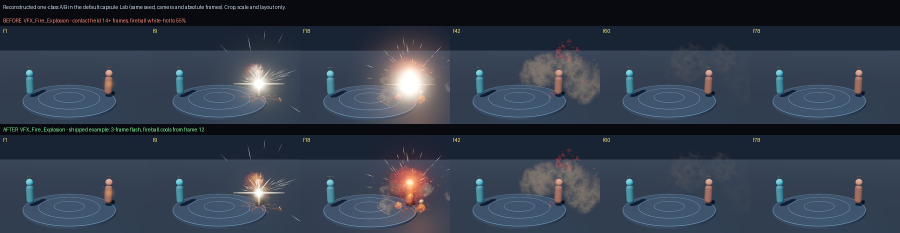
#> input picture skills/effekseer-vfx/references/case_images/fire_contact_residue.png, 1800 x 466 px (shown at 1/2 size); its folder holds only this picture in this run
$ python -i video.py   (imports and definitions only)
#> lines starting #> are read from the running program, lines starting #| are printed output that depends on the picture
"""Video-model flipbooks: a generated clip on black becomes a straight-alpha sheet the engines play frame by frame.

An image model paints one frame; a video model (image-to-video with a first and a last frame) also paints the motion:
a water column that rises, holds and collapses, fire that turns to smoke. Those continuous changes of shape are what
layered primitives cannot draw. This module turns such a clip into a sheet and gives every sheet the same look:

  timeline   labelled frames of the clip, to pick the span that carries the effect
  flipbook   decode at a fixed rate, luminance key on black, one shared crop for every frame (no jitter), a noisy
             round or rounded-box mask per cell (never a square edge), a fully transparent gutter round every cell,
             and a hard failure if any cell border still has alpha
  grade      re-colour by density with one value ramp per element (dark rim -> body -> light -> hot core), erode the
             haze that keying leaves behind, fade the last cells to zero, optionally cool the tail to smoke
  first_frame  put a generated element image on pure black at the size and place the clip should start from

Originals stay in vfx/videos/ and vfx/textures/generated/; sheets go to vfx/textures/processed/; contact sheets and
the parameters of every run go to vfx/work/video/ so a sheet can be rebuilt exactly.
"""
import json
import math
import shutil
import subprocess
import tempfile
from pathlib import Path

import numpy as np
from PIL import Image, ImageDraw, ImageFilter

from .ownership import guard
from .paths import ROOT, WORK

# [1 line that did not run here, left out]
# [1 line that did not run here, left out]
FPS = 24  # every clip is decoded at one rate: generated clips often have variable frame rates


# ------------------------------------------------------------------ helpers
# [16 lines left out: functions _ffmpeg, _decode, not called in this run]


def _png(path):
    """Append .png unless it is already there: names may contain dots (T_Hit.v2, T_Burst_1.5)."""
    return path if path.suffix.lower() == '.png' else path.with_name(path.name + '.png')


# [6 lines left out: function _in_project, not called in this run]


def _resolve_output(output):
    """Bare names land in vfx/textures/processed/; every write must stay inside the project."""
    return guard(_png(_in_project(output, 'vfx/textures/processed')), ROOT)


def _resolve_sheet(source):
    """A sheet given as a path, a project path (vfx/...) or the bare name of a processed texture."""
    path = Path(source)
    for candidate in (path, _png(path), _png(_in_project(path, 'vfx/textures/processed'))):
        if candidate.is_file():
            return candidate.resolve()
    raise FileNotFoundError(f'no sheet {source} (looked in vfx/textures/processed/ too)')


# [5 lines left out: function _portable, not called in this run]


def _report_dir():
    REPORTS.mkdir(parents=True, exist_ok=True)
    return guard(REPORTS / 'x', ROOT).parent


# [13 lines left out: functions record, _prompt_text, not called in this run]


def _smoothstep(a, b, x):
    t = np.clip((x - a) / (b - a), 0, 1)
    return t * t * (3 - 2 * t)


# [163 lines left out: functions _key, _sheet, _parse_frames, timeline, flipbook, _ramp, not called in this run]


def _eval(stops, d):
    ks = [k for k, _ in stops]
    return np.stack([np.interp(d, ks, [c[i] for _, c in stops]) for i in range(3)], -1)


def grade(source, output, cols=8, rows=8, ramp=None, erode=.22, erode_pow=1.5, tail_fade=6, highlight=0.0, ramp_fade=None,
          smoke=None, smoke_start=.4, keep_embers=False, late_gamma=1.0, late_alpha=1.0, alpha_gamma=1.0, late_blur=0.0, body_mask=0.0,
          open_px=0, open_until=1.0, cut_below=None, cut_from=0.0):
    """Re-colour a keyed sheet cell by cell (t = cell / last cell).

    - `erode`/`erode_pow`: the alpha threshold rises over time, so thin haze goes first and the structure last;
      `tail_fade` brings the last cells linearly to zero (no pop when the particle dies).
    - `ramp` 'pos:r,g,b;...' maps density (alpha x luminance) to the element's value ramp; close stops give hard
      cel steps. `highlight` keeps white only on fine detail (spray, glints). `ramp_fade` 't0,t1' blends back to the
      clip's own colours later in the sheet (a clip's grey smoke and embers usually read better than a re-colour).
    - `smoke`/`smoke_start` cool the tail towards one smoke colour; `keep_embers` leaves saturated orange-red pixels of
      the clip alone. Dark smoke turns transparent in a luminance key: `late_gamma` < 1 thickens only the late cells
      (a whole-sheet `alpha_gamma` grows a dark halo round bright fire); `late_alpha` multiplies late alpha.
    - `late_blur` softens late cells into one mass; `body_mask` removes strands thinner than its blur radius (dripping
      sparks under a fireball) while bodies keep round edges; `open_px` is a morphological opening for the early cells;
      `cut_below` fades everything below a cell height (0 top .. 1 bottom) from `cut_from` on."""
    src = _resolve_sheet(source)
    out = _resolve_output(output)
    if src == out.resolve():
        raise ValueError('output cannot overwrite the source sheet')
    im = np.asarray(Image.open(src).convert('RGBA')).astype(np.float64) / 255
    H, W = im.shape[0] // rows, im.shape[1] // cols
    if H * rows != im.shape[0] or W * cols != im.shape[1]:
        raise ValueError(f'{im.shape[1]}x{im.shape[0]} does not divide into {cols}x{rows} cells')
    stops = _ramp(ramp) if ramp else None
    smoke_rgb = np.array([float(v) for v in smoke.split(',')]) if smoke else None
    fade = [float(v) for v in ramp_fade.split(',')] if ramp_fade else None
    total = cols * rows
    res = im.copy()
    yy = np.linspace(0, 1, H)[:, None] * np.ones((1, W))
    for k in range(total):
        t = k / max(total - 1, 1)
        y, x = (k // cols) * H, (k % cols) * W
        c = im[y:y + H, x:x + W]
        rgb, al = c[..., :3], c[..., 3]
        f = .02 + erode * t ** erode_pow if total > 1 else 0.0
        a2 = np.clip((al - f) / (1 - f), 0, 1)
        if body_mask > 0:
            bm = np.asarray(Image.fromarray((a2 * 255).astype(np.uint8)).filter(ImageFilter.GaussianBlur(float(body_mask)))).astype(np.float64) / 255
            peak = max(np.percentile(bm, 99.5), 1e-3)
            a2 = a2 * _smoothstep(.22 * peak, .42 * peak, bm)
        if open_px > 0 and t <= open_until:
            size = open_px * 2 + 1
            o = Image.fromarray((a2 * 255).astype(np.uint8))
            a2 = np.minimum(a2, np.asarray(o.filter(ImageFilter.MinFilter(size)).filter(ImageFilter.MaxFilter(size))).astype(np.float64) / 255)
        if alpha_gamma != 1.0:
            a2 = a2 ** alpha_gamma
        if late_gamma != 1.0:
            a2 = a2 ** (1 + (late_gamma - 1) * _smoothstep(smoke_start, .7, t))
        if late_alpha != 1.0:
            a2 = np.clip(a2 * (1 + (late_alpha - 1) * _smoothstep(smoke_start, .8, t)), 0, 1)
        if cut_below is not None and t >= cut_from:
            a2 = a2 * (1 - _smoothstep(cut_below - .04, cut_below + .06, yy))
        if tail_fade > 0 and total > 1 and k >= total - tail_fade:
            a2 = a2 * (total - 1 - k) / tail_fade
        lum = rgb @ np.array([.3, .55, .15])
        if stops is not None:
            body = _eval(stops, np.clip(a2 * (.5 + .5 * lum), 0, 1))
            if highlight > 0:
                blur = np.asarray(Image.fromarray((lum * a2 * 255).astype(np.uint8)).filter(ImageFilter.GaussianBlur(5))).astype(np.float64) / 255
                hp = np.clip((lum * a2 - blur) * highlight, 0, 1)[..., None]
                body = body * (1 - hp) + stops[-1][1] * hp
            if fade:
                w = _smoothstep(fade[0], fade[1], t)
                body = body * (1 - w) + rgb * w
            rgb = body
        if smoke_rgb is not None:
            s = _smoothstep(smoke_start, .85, t)
            l2 = rgb @ np.array([.3, .55, .15])
            sm = np.full(a2.shape, .85 * s)
            if keep_embers:
                o = c[..., :3]
                sm = sm * (1 - np.clip((o[..., 0] - o[..., 2] - .3) * 3, 0, 1))
            rgb = rgb * (1 - sm[..., None]) + smoke_rgb * (.7 + .5 * l2[..., None]) * sm[..., None]
        if late_blur > 0:
            rad = float(late_blur * _smoothstep(smoke_start + .1, .85, t))   # newer Pillow rejects a numpy scalar radius
            if rad > .3:
                pm = np.dstack([np.clip(rgb, 0, 1) * a2[..., None], a2])
                b = np.asarray(Image.fromarray((pm * 255).astype(np.uint8)).filter(ImageFilter.GaussianBlur(rad))).astype(np.float64) / 255
                a2 = np.clip(b[..., 3] * 1.15, 0, 1)
                rgb = b[..., :3] / np.maximum(b[..., 3:4], 1e-3)
        res[y:y + H, x:x + W, :3] = np.clip(rgb, 0, 1)
        res[y:y + H, x:x + W, 3] = a2
    for k in range(rows * cols):   # blur and dilation can reach the gutter: keep every cell border transparent, like the flipbook
        y, x = (k // cols) * H, (k % cols) * W
        for sl in ((slice(y, y + 2), slice(x, x + W)), (slice(y + H - 2, y + H), slice(x, x + W)), (slice(y, y + H), slice(x, x + 2)), (slice(y, y + H), slice(x + W - 2, x + W))):
            res[sl + (3,)] = 0
    out.parent.mkdir(parents=True, exist_ok=True)
    final = Image.fromarray((res * 255 + .5).astype(np.uint8))
    final.save(out)
    contact = _report_dir() / f'{out.stem}_sheet.jpg'
    _sheet(final, contact, bg=(150, 190, 120))
    params = {'source': _portable(src), 'grid': [cols, rows], 'ramp': ramp, 'erode': erode, 'erode_pow': erode_pow, 'tail_fade': tail_fade,
              'highlight': highlight, 'ramp_fade': ramp_fade, 'smoke': smoke, 'smoke_start': smoke_start, 'keep_embers': keep_embers,
              'late_gamma': late_gamma, 'late_alpha': late_alpha, 'alpha_gamma': alpha_gamma, 'late_blur': late_blur, 'body_mask': body_mask,
              'open_px': open_px, 'open_until': open_until, 'cut_below': cut_below, 'cut_from': cut_from}
    (_report_dir() / f'{out.stem}.grade.json').write_text(json.dumps(params, indent=1))
    record(out.stem, {'kind': 'graded video flipbook', 'from': src.stem, 'params': params, 'source': 'vfx video-grade of ' + src.stem})
    return {'ok': True, 'output': str(out), 'contact_sheet': str(contact), 'grid': [cols, rows], 'cell': [W, H],
            'note': 'check the contact sheet: bodies keep colour on a bright background, the last cells are clean'}


# ------------------------------------------------------------------ first frame
# [27 lines left out: function first_frame, not called in this run]

>>> import cv2
>>> picture = cv2.imread('../../references/case_images/fire_contact_residue.png', cv2.IMREAD_GRAYSCALE)
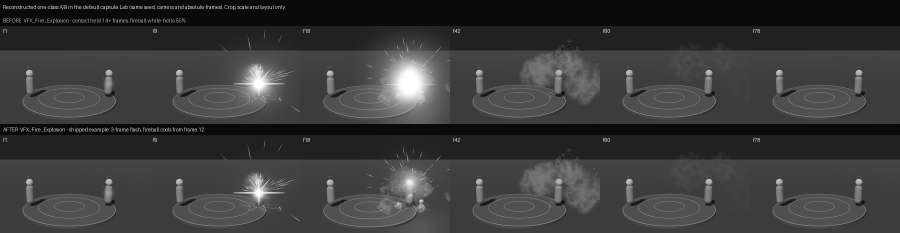
#> picture: shape (466, 1800) (shown at 1/2 size); min 10, max 255, mean 57.7
>>> result = grade(picture, 'out.png')
#> (the run stopped early here; a loop or call above may not have finished)

$ run again, on skills/effekseer-vfx/references/case_images/projectile_tail.png
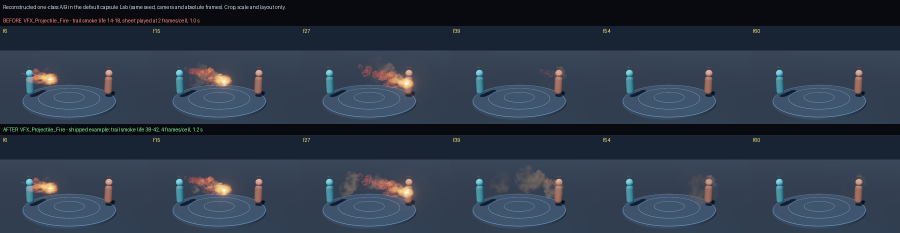
#> input picture skills/effekseer-vfx/references/case_images/projectile_tail.png, 1800 x 466 px (shown at 1/2 size)
#> `picture = cv2.imread('../../references/case_images/fire_contact_residu..`:
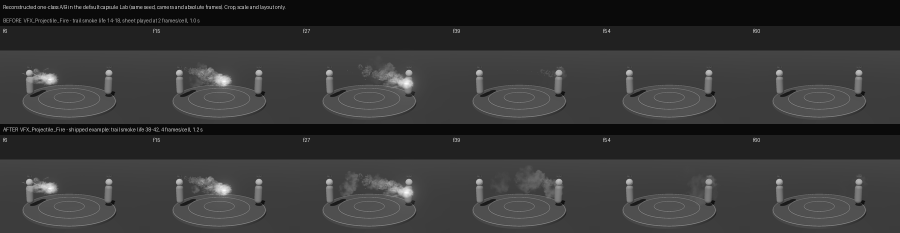
#> picture: shape (466, 1800) (shown at 1/2 size); min 10, max 254, mean 54.2

$ run again, on skills/effekseer-vfx/references/case_images/shield_breakup.png
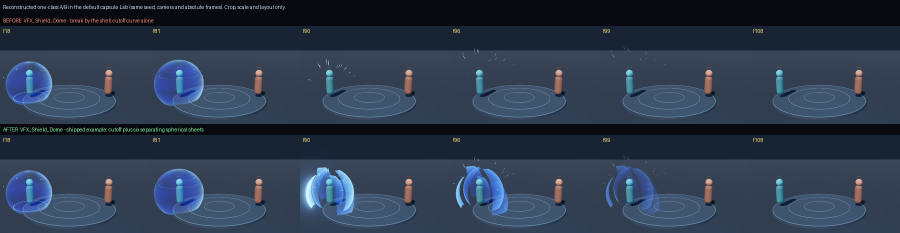
#> input picture skills/effekseer-vfx/references/case_images/shield_breakup.png, 1800 x 466 px (shown at 1/2 size)
#> `picture = cv2.imread('../../references/case_images/fire_contact_residu..`:
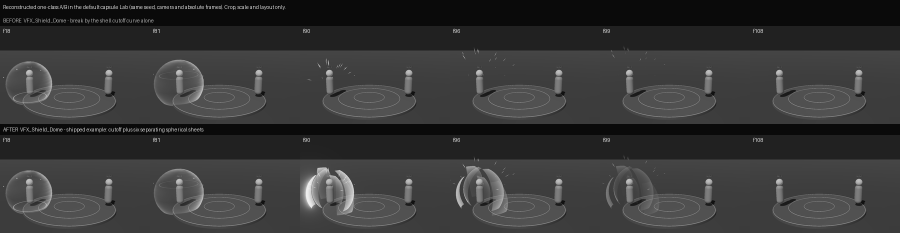
#> picture: shape (466, 1800) (shown at 1/2 size); min 10, max 243, mean 54.8
